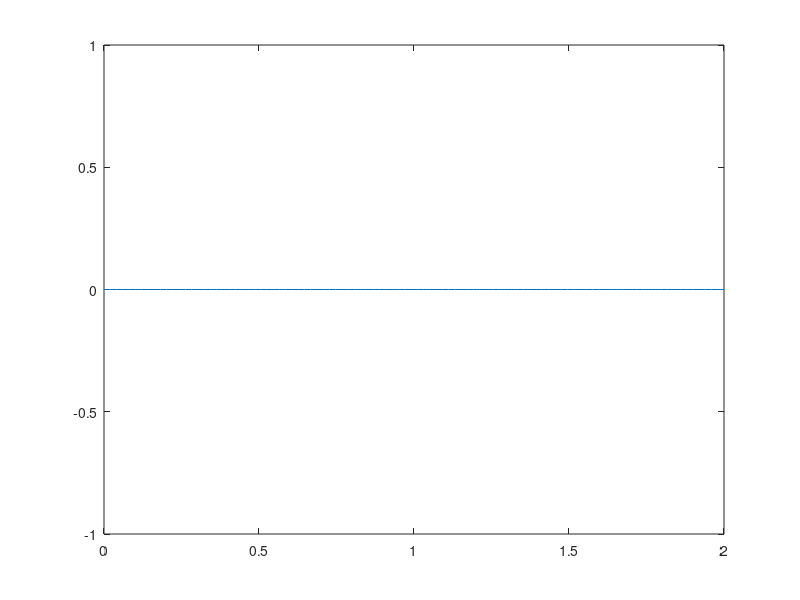

This chart was generated by the following MATLAB code:
b = 1;

function val = limit_graphics (b)
  s = 0;
  for j = 1:100
    s = b + sqrt(s);
  endfor

  val = sqrt(b - sqrt(s));
endfunction

X = linspace(0, 2, 100);
Y = limit_graphics(X);

plot(X, Y);
